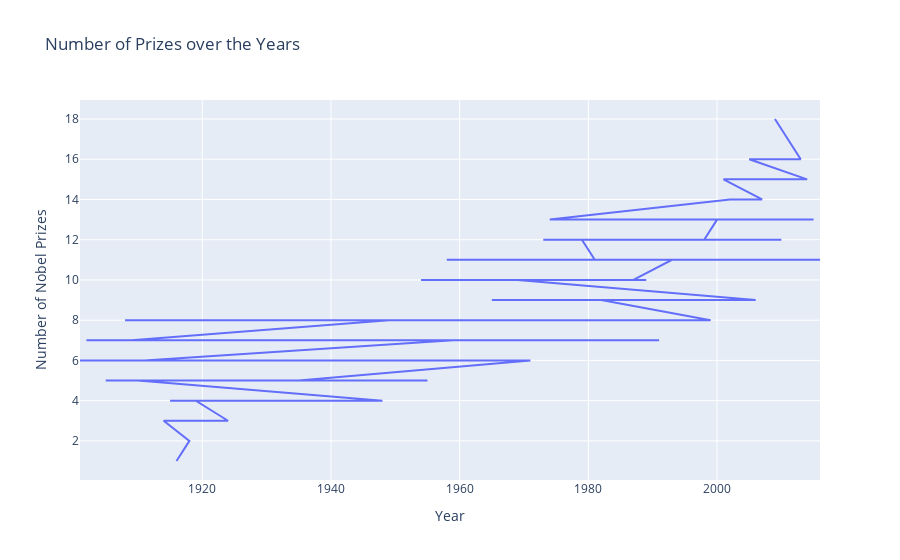

Here is the notebook cell this chart was saved with:
### Code cell
year= go.Scatter(x=year.index,
                        y=year.values)


# Creating layout
layout = go.Layout(title='Number of Prizes over the Years', xaxis=dict(title='Year'),
                   yaxis=dict(title='Number of Nobel Prizes'))

# Plotting figure
fig_year = go.Figure(data=[year],layout=layout)

iplot(fig_year)

### Figure 1 — Plotly figure (JSON) as saved in the notebook; plotly's stock layout.template omitted (floating-point values rounded to 4 significant figures)
{"data": [{"type": "scatter", "x": [2009, 2013, 2011, 2005, 2014, 2012, 2008, 2001, 2007, 2004, 2002, 1974, 2015, 1988, 1996, 1997, 2000, 1998, 2003, 1995, 1994, 1973, 1975, 1977, 2010, 1979, 1981, 1958, 1963, 1972, 1978, 1980, 2016, 1986, 1990, 1993, 1987, 1989, 1954, 1956, 1969, 2006, 1984, 1965, 1976, 1970, 1982, 1999, 1908, 1947, 1946, 1953, 1962, 1967, 1964, 1950, 1936, 1992, 1931, 1985, 1949, 1909, 1945, 1937, 1934, 1983, 1951, 1903, 1929, 1991, 1902, 1968, 1952, 1927, 1961, 1959, 1911, 1904, 1922, 1906, 1925, 1926, 1907, 1912, 1960, 1901, 1944, 1939, 1938, 1957, 1966, 1971, 1935, 1921, 1920, 1923, 1905, 1955, 1930, 1913, 1933, 1932, 1910, 1948, 1928, 1943, 1915, 1917, 1919, 1924, 1914, 1918, 1916], "y": [18, 16, 16, 16, 15, 15, 15, 15, 14, 14, 14, 13, 13, 13, 13, 13, 13, 12, 12, 12, 12, 12, 12, 12, 12, 12, 11, 11, 11, 11, 11, 11, 11, 11, 11, 11, 10, 10, 10, 10, 10, 9, 9, 9, 9, 9, 9, 8, 8, 8, 8, 8, 8, 8, 8, 8, 8, 8, 8, 8, 8, 7, 7, 7, 7, 7, 7, 7, 7, 7, 7, 7, 7, 7, 7, 7, 6, 6, 6, 6, 6, 6, 6, 6, 6, 6, 6, 6, 6, 6, 6, 6, 5, 5, 5, 5, 5, 5, 5, 5, 5, 5, 5, 4, 4, 4, 4, 4, 4, 3, 3, 2, 1]}], "layout": {"title": {"text": "Number of Prizes over the Years"}, "xaxis": {"title": {"text": "Year"}}, "yaxis": {"title": {"text": "Number of Nobel Prizes"}}}}
